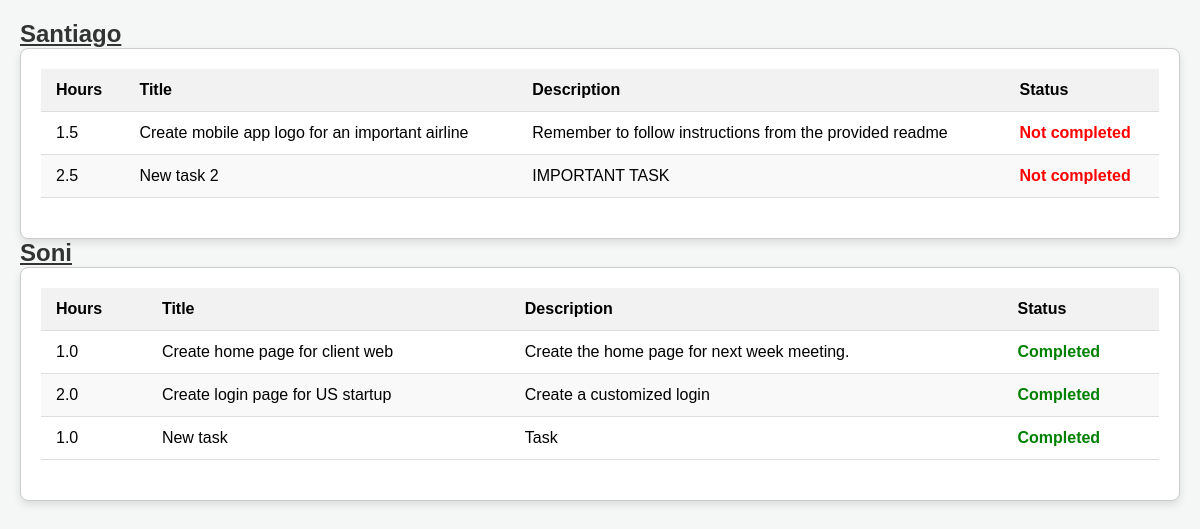
/tasks/list/, run on the app's committed database.
### workflow/models.py (models this page shows, shortened)
class Worker(models.Model):
    name = models.CharField(max_length=150, unique=True)

class Task(models.Model):
    title = models.CharField(verbose_name="Task title", max_length=150)
    hours = models.FloatField(verbose_name="Estimated working hours")
    description = models.TextField(verbose_name="Task description")
    completed = models.BooleanField(default=False)
    worker = models.ForeignKey(Worker, on_delete=models.SET_NULL, null=True, verbose_name="Asigned worker")
    register_time = models.DateTimeField(null=True, blank=True)

### workflow/views.py (the view)
# urls.py: path("list/", ListTasks.as_view(), name="list"),
class ListTasks(View):
    def get(self, request):
        ctx = {"users" : []}
        workers = Worker.objects.all()
        for worker in workers:
            ctx["users"].append(
                {"name" : worker.name, "pk" : worker.pk,
                "tasks" : Task.objects.filter(worker=worker)})
        return render(request, "workflow/listview.html", ctx)

### workflow/templates/workflow/listview.html (shortened to what this page needs)
<!DOCTYPE html>
<html lang="en">
<head>
    {% load static %}
    <link rel="stylesheet" type="text/css" href="{% static 'workflow/listview.css' %}">
</head>
<body>
    {% for user in users %}
    <a href="{% url 'workflow:detail' user.pk %}" id="username">{{ user.name }} </a>
    <div id="task-table-container">
        <table>
            <thead>
                <tr>
                    <th>Hours</th>
                    <th>Title</th>
                    <th>Description</th>
                    <th>Status</th>
                </tr>
            </thead>
            <tbody>
                {% for t in user.tasks %}
                <tr>
                    <td>{{ t.hours }}</td>
                    <td>{{ t.title }}</td>
                    <td>{{ t.description }}</td>
                    <td>
                        <span class="{% if t.completed %}completed{% else %}not-completed{% endif %}">
                            {{ t.completed|yesno:"Completed,Not completed" }}
                        </span>
                    </td>
                </tr>
                {% endfor %}
            </tbody>
        </table>
    </div>
    {% endfor %}
</body>
</html>

### workflow/static/workflow/listview.css (style rules this page uses)
body { font-family: Arial, sans-serif; background-color: #f4f7f6; margin: 0; padding: 20px; }
#username { font-size: 24px; font-weight: bold; color: #333; margin-top: 20px; margin-bottom: 10px; }
table { width: 100%; border-collapse: collapse; margin-bottom: 20px; }
th, td { padding: 12px 15px; text-align: left; border-bottom: 1px solid #ddd; }
th { background-color: #f2f2f2; font-weight: bold; }
td { background-color: #fff; }
tr:nth-child(even) td { background-color: #f9f9f9; }
.completed { color: green; font-weight: bold; }
.not-completed { color: red; font-weight: bold; }
#task-table-container { border: 1px solid #ccc; padding: 20px; background-color: #fff; box-shadow: 0px 4px 8px rgba(0, 0, 0, 0.1); border-radius: 8px; }

### data on the page
Worker: name "Santiago"
Task: hours "1.5", title "Create mobile app logo for an important airline", description "Remember to follow instructions from the provided readme", completed "Not completed"
Task: hours "2.5", title "New task 2", description "IMPORTANT TASK", completed "Not completed"
Worker: name "Soni"
Task: hours "1.0", title "Create home page for client web", description "Create the home page for next week meeting.", completed "Completed"
Task: hours "2.0", title "Create login page for US startup", description "Create a customized login", completed "Completed"
Task: hours "1.0", title "New task", description "Task", completed "Completed"
